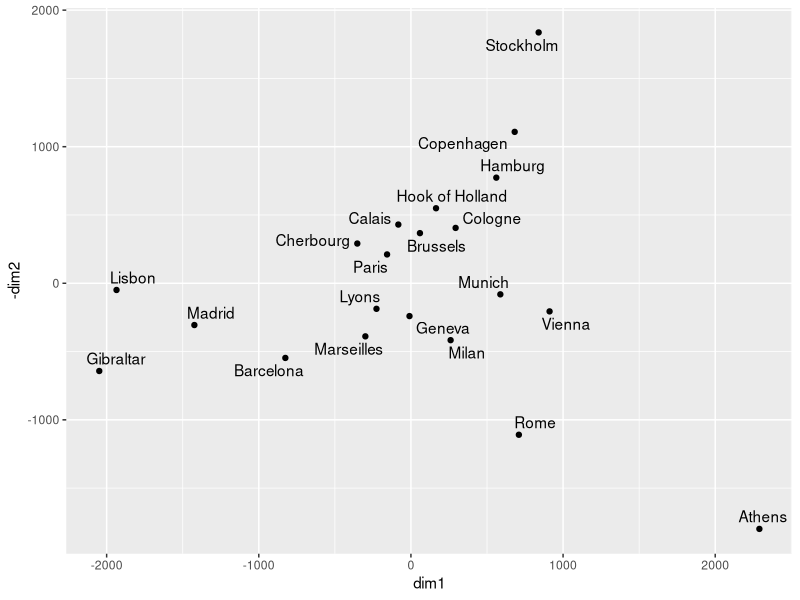

The R source for this figure: (Note: this script raises an error after producing the figure.)
rm(list=ls())
library(tidyverse)
library(ggrepel)
miniEurodist <- eurodist %>% as.matrix
miniEurodist[,1:6] %>% head() %>% knitr::kable(format="latex")

eurodist %>% cmdscale(k=3) %>% as.data.frame %>% 
    rename(dim1 = V1,dim2 = V2) %>% 
    rownames_to_column("city") %>% 
    ggplot(aes(x=dim1,y=-dim2,label=city))+geom_point()+geom_text_repel() -> g
g
ggsave(g,filename = "../images/chapter15/Rplot15_01.png", dpi = 600, width = 8, height = 8)
